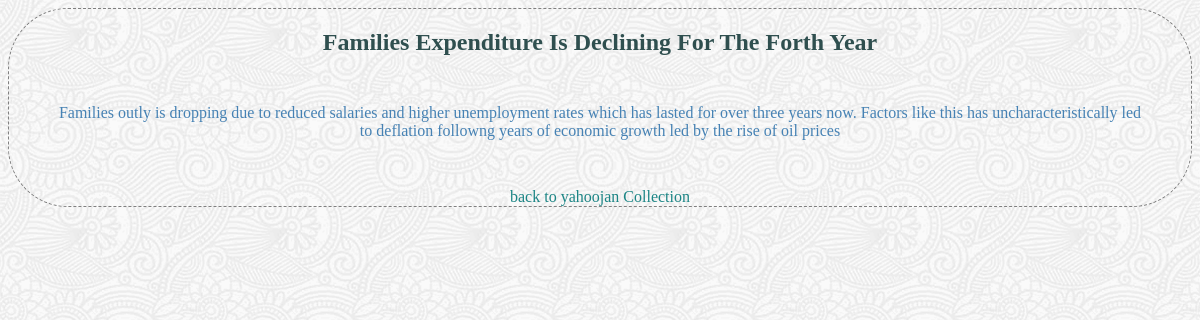
/collections/6/4/view, run on the app's committed database.
### database_setup.py (models this page shows, shortened)
class ArticleCollection(Base):
    __tablename__ = 'article_item'
    name = Column(String(350), nullable=False)
    id = Column(Integer, primary_key=True)
    description = Column(String(250))
    date = Column(
        String(80),
        default=datetime.datetime.now().strftime("%y-%m-%d %H:%M:%S"))
    text = Column(Text())
    user_id = Column(Integer, ForeignKey('user.id'))
    user = relationship(User)
    collection_id = Column(Integer, ForeignKey('collection.id'))
    collection = relationship(Collection)

class Collection(Base):
    __tablename__ = 'collection'
    id = Column(Integer, primary_key=True)
    name = Column(String(80), nullable=False)
    user_id = Column(Integer, ForeignKey('user.id'))
    user = relationship(User)

### finalProject.py (the view, shortened to what this page needs)
@app.route(
    '/collections/<int:collection_id>/<int:article_id>/',
    methods=[
        'GET',
        'POST'])
@app.route(
    '/collections/<int:collection_id>/<int:article_id>/view',
    methods=[
        'GET',
        'POST'])
def viewArticle(collection_id, article_id):
    item = session.query(ArticleCollection).filter_by(id=article_id).one()
    collection = session.query(Collection).filter_by(id=collection_id).one()
    if 'name' not in login_session or item.user_id != login_session['user_id']:
        return render_template(
            'publicArticle.html',
            collection_id=collection_id,
            coll=collection,
            article_id=article_id,
            art=item)

### templates/publicArticle.html (shortened to what this page needs)
<!DOCTYPE html>
<html>
    <head>
        <link rel=stylesheet type=text/css href='{{url_for('static', filename='style.css')}}'>
    </head>
    <body>
        <div class="pane">
            <h2 class="header">{{art.name}}</h2>
            <p class="item article">
                {{art.text}}
            </p>
            <a class="link" href="{{url_for('collectionList', collection_id=collection_id)}}">back to {{coll.name}} </a>
        </div>
    </body>
</html>

### static/style.css (style rules this page uses)
html { background-image: url('full-bloom.png'); background-repeat: repeat; }
a { color: steelblue; text-decoration-line: none; }
.item { color: steelblue; }
.article { text-align: center; margin: 4vw; }
.link { color: rgb(28, 133, 133); }
.header { color: darkslategray; text-transform: capitalize; }
.pane { border: dashed grey 1pt; border-radius: 5vw; text-align: center; }

### data on the page
ArticleCollection: name "Families Expenditure Is Declining For The Forth Year", text "Families outly is dropping due to reduced salaries and higher unemployment rates which has lasted for over three years now. Factors like this has uncharacteristically led to deflation followng years of economic growth led by the rise of oil prices"
Collection: name "yahoojan Collection"
